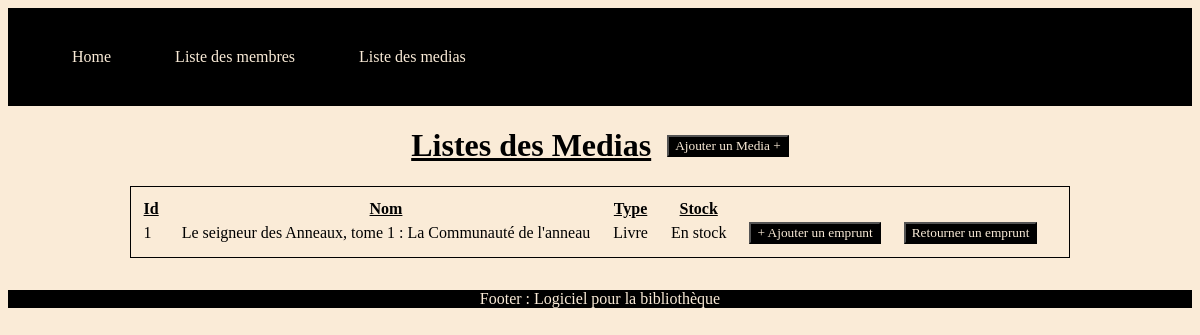
Before: /bibliothecaire/listemedias/ with the older database file.
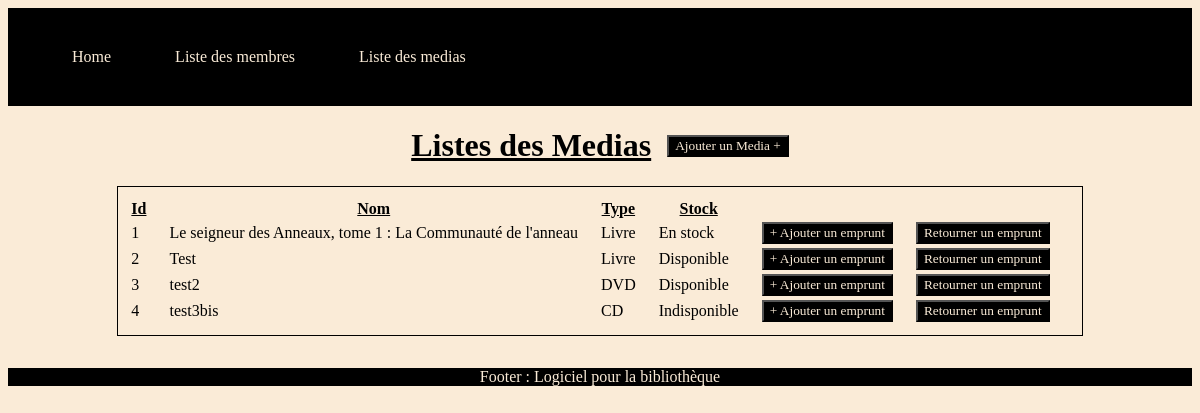
After: the same page with the newer database file.
### bibliothecaire/models.py (models this page shows)
class Media(models.Model):
    name = models.fields.CharField(max_length=150)
    type = models.CharField(max_length=150)
    stock = models.CharField(max_length=150)

### bibliothecaire/views.py (the view)
# urls.py: path('listemedias/', views.listemedias, name='listemedias'),
def listemedias(request):
    medias = Media.objects.all()
    return render(request, 'media/listsMedia.html',
                  {'medias': medias})

### bibliothecaire/templates/media/listsMedia.html
{% extends '../base.html' %}
{% block content %}
<div class="media">
    <div class="titre">
            <h1>Listes des Medias</h1>
    <button><a href="{% url 'bibliothecaire:ajoutmedia' %}">Ajouter un Media +</a></button>
    </div>
    <table>
        <thead>
            <th><u>Id</u></th>
            <th><u>Nom</u></th>
            <th><u>Type</u></th>
            <th><u>Stock</u></th>
            <th></th>
        </thead>
        <tbody>
           {% for media in medias %}
           <tr>
               <td>{{ media.id }}</td>
               <td>{{ media.name }}</td>
               <td>{{ media.type }}</td>
               <td>{{ media.stock }}</td>
               <td><button><a href="{% url 'bibliothecaire:ajoutemprunt' media.id %}">+ Ajouter un emprunt</a></button></td>
               <td><button><a>Retourner un emprunt</a></button></td>
           </tr>
           {% endfor %}
        </tbody>
    </table>
</div>
{% endblock content %}

Changed rows visible on the page:
added Media: id "2", name "Test", type "Livre", stock "Disponible"
added Media: id "3", name "test2", type "DVD", stock "Disponible"
added Media: id "4", name "test3bis", type "CD", stock "Indisponible"
